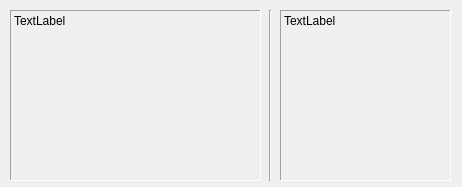
<?xml version="1.0" encoding="UTF-8"?>
<ui version="4.0">
 <class>Dialog</class>
 <widget class="QDialog" name="Dialog">
  <property name="geometry">
   <rect>
    <x>0</x>
    <y>0</y>
    <width>462</width>
    <height>187</height>
   </rect>
  </property>
  <property name="minimumSize">
   <size>
    <width>462</width>
    <height>187</height>
   </size>
  </property>
  <property name="maximumSize">
   <size>
    <width>462</width>
    <height>187</height>
   </size>
  </property>
  <property name="windowTitle">
   <string>Dialog</string>
  </property>
  <widget class="QLabel" name="label">
   <property name="geometry">
    <rect>
     <x>10</x>
     <y>10</y>
     <width>251</width>
     <height>171</height>
    </rect>
   </property>
   <property name="frameShape">
    <enum>QFrame::Panel</enum>
   </property>
   <property name="frameShadow">
    <enum>QFrame::Sunken</enum>
   </property>
   <property name="text">
    <string>TextLabel</string>
   </property>
   <property name="alignment">
    <set>Qt::AlignLeading|Qt::AlignLeft|Qt::AlignTop</set>
   </property>
   <property name="wordWrap">
    <bool>true</bool>
   </property>
  </widget>
  <widget class="QLabel" name="label_2">
   <property name="geometry">
    <rect>
     <x>280</x>
     <y>10</y>
     <width>171</width>
     <height>171</height>
    </rect>
   </property>
   <property name="frameShape">
    <enum>QFrame::Panel</enum>
   </property>
   <property name="frameShadow">
    <enum>QFrame::Sunken</enum>
   </property>
   <property name="text">
    <string>TextLabel</string>
   </property>
   <property name="alignment">
    <set>Qt::AlignLeading|Qt::AlignLeft|Qt::AlignTop</set>
   </property>
   <property name="wordWrap">
    <bool>true</bool>
   </property>
  </widget>
  <widget class="Line" name="line">
   <property name="geometry">
    <rect>
     <x>260</x>
     <y>10</y>
     <width>20</width>
     <height>171</height>
    </rect>
   </property>
   <property name="frameShadow">
    <enum>QFrame::Sunken</enum>
   </property>
   <property name="lineWidth">
    <number>1</number>
   </property>
   <property name="orientation">
    <enum>Qt::Vertical</enum>
   </property>
  </widget>
 </widget>
 <layoutdefault spacing="6" margin="11"/>
 <resources/>
 <connections/>
</ui>
